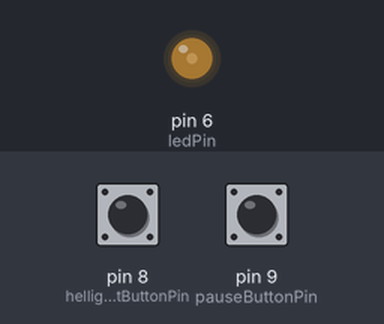
This sketch was run on a simulated Arduino Uno, built with avr-gcc and run on an emulated ATmega328P. Shown: output pins drawn as LEDs (lit = HIGH). The test bench sets the inputs (shaded band); at power-on: pin 8 (helligkeitButtonPin) HIGH, pin 9 (pauseButtonPin) HIGH. EEPROM starts erased.

Above: at 1.2 s.
1.3 s: pin 8 (helligkeitButtonPin) pulled LOW for 0.15 s
At 3.8 s:
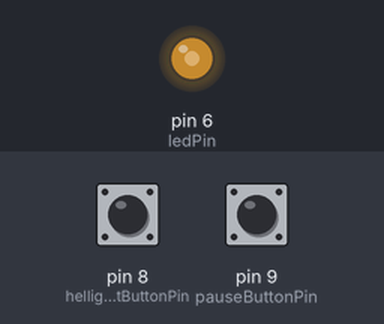
4.4 s: pin 8 (helligkeitButtonPin) pulled LOW for 3.2 s
9.9 s: pin 9 (pauseButtonPin) pulled LOW for 0.15 s
At 12.7 s:
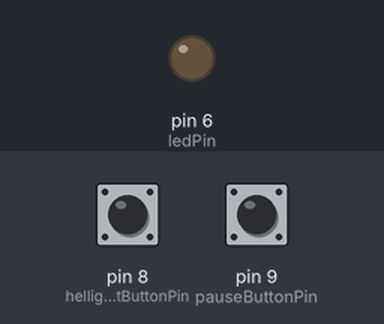
Timing chart, 0 to 18.9 s (numbered marks = the images above; inputs shaded):
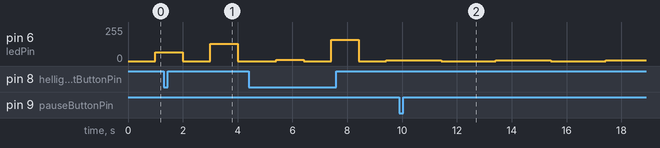

The sketch:

eeprom4.ino
```cpp
/*
  Der leichte Einstieg in Arduino & Co.
  Auch die Helligkeit speichern

  Version 1.00, 06.10.2019
  Der Hobbyelektroniker
  https://community.hobbyelektroniker.ch
  https://www.youtube.com/c/HobbyelektronikerCh
  Der Code kann mit Quellenangabe frei verwendet werden.
*/

#include <EEPROM.h>

const int eeprom_signatur = 23379;
const int eeprom_version = 2;

const int ledPin = 6;
const int pauseButtonPin = 9;
const int helligkeitButtonPin = 8;

int helligkeit = 64;
int pause = 1000;

void eeprom_speichern() {
  int adresse = 0;
  EEPROM.put(adresse,eeprom_signatur);
  adresse += sizeof(eeprom_signatur);
  EEPROM.put(adresse,eeprom_version);
  adresse += sizeof(eeprom_version);
  EEPROM.put(adresse,pause);
  adresse += sizeof(pause);
  EEPROM.put(adresse,helligkeit);
  adresse += sizeof(helligkeit);
}

void eeprom_laden() {
  int signatur;
  int version = 0;
  int adresse = 0;
  EEPROM.get(adresse,signatur);
  adresse += sizeof(signatur);
  if (signatur != eeprom_signatur) return;
  EEPROM.get(adresse,version);
  adresse += sizeof(version);
  switch(version) {
    case 1: {
              EEPROM.get(adresse,pause);
              adresse += sizeof(pause);
              break;
            };
    case 2: {
              EEPROM.get(adresse,pause);
              adresse += sizeof(pause);
              EEPROM.get(adresse,helligkeit);
              adresse += sizeof(helligkeit);
              break;
            };
  }
}

void blinkAnalog() {
  static unsigned long start = 0;
  static boolean isOn = false;
  if (start+pause < millis()) {
    start = millis();
    isOn = !isOn;
    if (isOn) {
      analogWrite(ledPin,helligkeit);
    } else {
      analogWrite(ledPin,0);
    }
  }
}

void aenderePause() {
  pause *= 2;
  if (pause > 2000) pause = 50;
  delay(500);
  eeprom_speichern();
}

void aendereHelligkeit() {
  helligkeit *= 2;
  if (helligkeit > 255) helligkeit = 5;
  delay(500);
  eeprom_speichern();
}

void setup() {
  pinMode(pauseButtonPin,INPUT_PULLUP);
  pinMode(helligkeitButtonPin,INPUT_PULLUP);
  eeprom_laden();
}

void loop() {
  blinkAnalog();
  if (!digitalRead(pauseButtonPin)) aenderePause();
  if (!digitalRead(helligkeitButtonPin)) aendereHelligkeit();
}
```

Measured:
- after the input at 9.9 s, pin 6 (ledPin): alternates 5/255 for 2.0 s and 0/255 for 2.0 s, starting after 1.5 s
